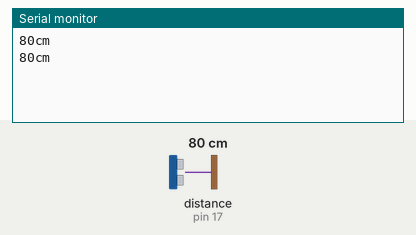
Simulated run of this sketch. Board: Arduino Uno, built with avr-gcc and run on an emulated ATmega328P. Shown: the last lines printed to the serial monitor. The test bench sets the inputs (shaded band); at power-on: distance to the obstacle (sensor on pin 17) 80 cm. The echo pulse lasts 58.3 µs per cm.

Above: at 10.8 s.
10.9 s: distance to the obstacle (sensor on pin 17) set to 2 cm
At 20.7 s:
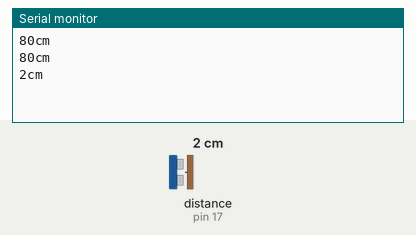
20.9 s: distance to the obstacle (sensor on pin 17) set to 4 cm
At 30.8 s:
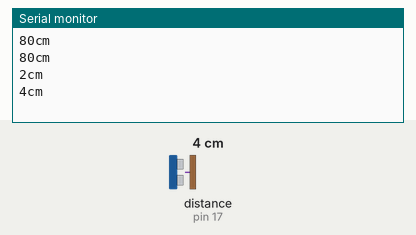
Timing chart, 0 to 32.3 s (numbered marks = the images above; inputs shaded):
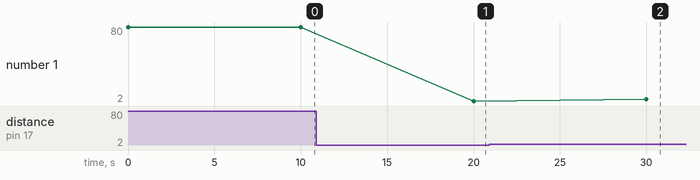

Measured:
- after the input at 10.9 s, the serial monitor: prints a new line after 9.1 s (image 1)
- after the input at 20.9 s, the serial monitor: prints a new line after 9.1 s (image 2)
- plotted number 1: 80 → 2 after the input at 10.9 s, 2 → 4 after the input at 20.9 s

The sketch:

SENSOR_ULTRASSONICO.ino
```cpp
//Sensor Ultrassônico HC-SR04
#include <Ultrasonic.h>

Ultrasonic ultrassom(16,17); //define o nome do sensor e os pinos trig(16) e echo(17)
int leitura;

void setup() {
Serial.begin(9600); //O monitor serial deverá estar em 9600 também para os dois se comunicarem
}

void loop()
{
leitura = ultrassom.Ranging(CM); //armazena a leitura na variável
Serial.print(leitura); //imprime a leitura na tela
Serial.println("cm"); //coloca cm atrás da leitura
delay(10000);
}
```
